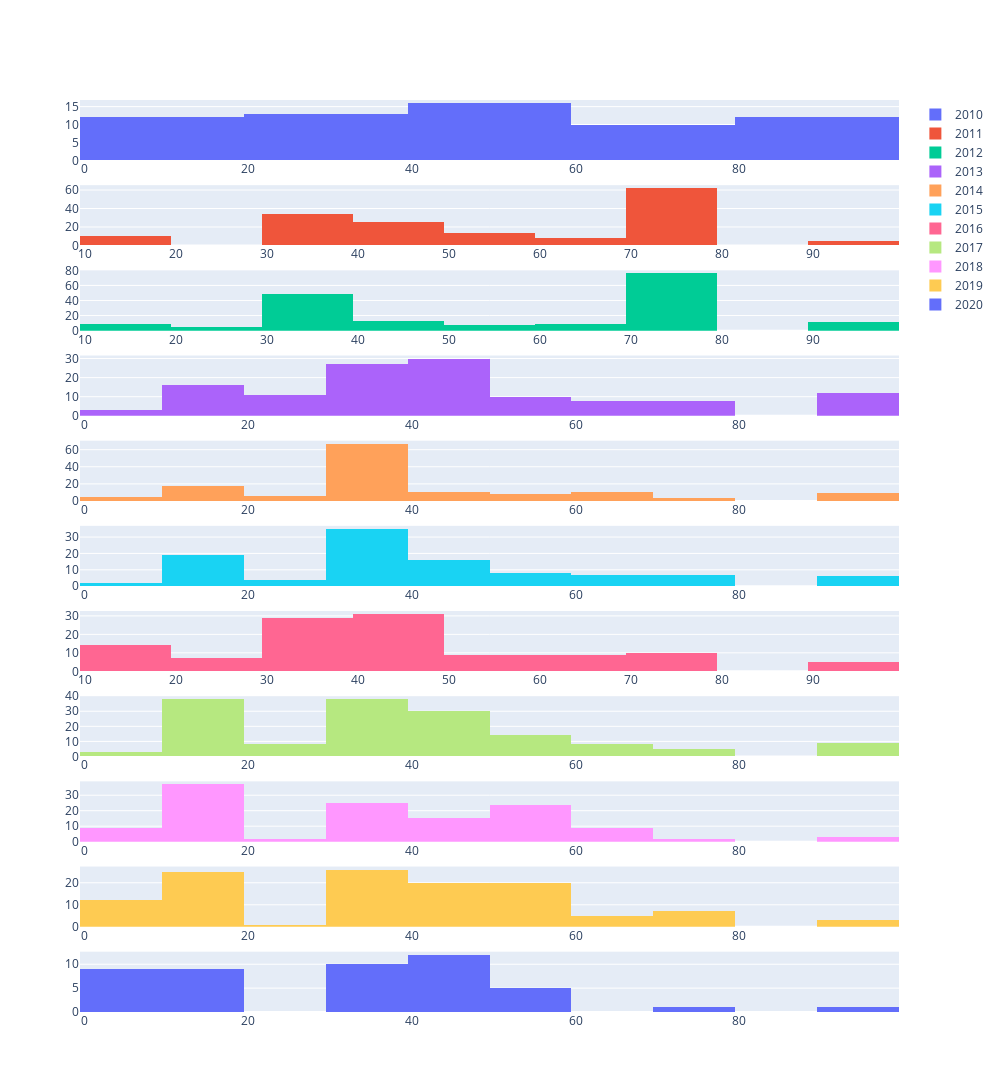

Notebook source saved alongside this figure:
### Code cell
row=1
fig=make_subplots(rows=11,cols=1,specs=[[{"type": "histogram"}],
                           [{"type": "histogram"}],
                           [{"type": "histogram"}],
                        [{"type": "histogram"}],
                           [{"type": "histogram"}],
                           [{"type": "histogram"}],
                           [{"type": "histogram"}],
                           [{"type": "histogram"}],
                           [{"type": "histogram"}],
                           [{"type": "histogram"}],
                            [{"type": "histogram"}],])

for year,group in df.groupby("YEAR"):
    fig.append_trace(go.Histogram(x=group["AGE"],name=year),row=row,col=1,)
    row+=1
fig.update_layout(height=2000,width=1000)
fig.show()

### Figure 1 — Plotly figure (JSON) as saved in the notebook; plotly's stock layout.template omitted (floating-point values rounded to 4 significant figures; data arrays with more than 128 entries replaced by an {"elided": "..."} marker saying what was removed)
{"data": [{"name": "2010", "type": "histogram", "x": [37, 64, 64, 16, 13, 13, 93, 93, 93, 93, 93, 93, 93, 93, 93, 93, 93, 93, 21, 21, 31, 31, 31, 52, 70, 31, 49, 49, 47, 47, 70, 11, 11, 11, 45, 36, 66, 66, 66, 66, 33, 33, 33, 33, 33, 51, 51, 51, 74, 72, 55, 43, 43, 43, 54, 12, 12, 12, 12, 15, 54, 54, 12], "xaxis": "x", "yaxis": "y"}, {"name": "2011", "type": "histogram", "x": {"elided": "157 int values"}, "xaxis": "x2", "yaxis": "y2"}, {"name": "2012", "type": "histogram", "x": {"elided": "180 int values"}, "xaxis": "x3", "yaxis": "y3"}, {"name": "2013", "type": "histogram", "x": [37, 50, 7, 23, 23, 23, 23, 23, 23, 64, 16, 13, 26, 93, 93, 93, 93, 93, 93, 93, 93, 93, 93, 93, 93, 21, 31, 31, 31, 31, 31, 31, 31, 31, 31, 31, 31, 49, 49, 49, 49, 49, 49, 49, 49, 49, 49, 49, 49, 39, 39, 25, 25, 25, 33, 70, 70, 70, 70, 46, 46, 46, 46, 46, 46, 36, 66, 66, 66, 66, 66, 66, 66, 33, 33, 33, 33, 33, 33, 33, 33, 33, 33, 33, 51, 51, 51, 51, 51, 51, 8, 8, 74, 72, 72, 72, 55, 47, 47, 47, 47, 47, 47, 47, 47, 47, 47, 47, 47, 54, 58, 12, 15, 15, 15, 15, 15, 15, 15, 15, 15, 12, 12, 12, 12], "xaxis": "x4", "yaxis": "y4"}, {"name": "2014", "type": "histogram", "x": {"elided": "136 int values"}, "xaxis": "x5", "yaxis": "y5"}, {"name": "2015", "type": "histogram", "x": [37, 37, 50, 50, 50, 23, 23, 23, 23, 14, 64, 64, 13, 73, 73, 93, 93, 93, 93, 93, 93, 44, 31, 31, 52, 49, 49, 39, 39, 39, 39, 39, 39, 39, 39, 47, 47, 47, 47, 70, 70, 17, 17, 11, 45, 45, 64, 36, 36, 36, 36, 36, 36, 36, 36, 36, 36, 66, 66, 66, 66, 33, 33, 33, 33, 33, 33, 33, 33, 33, 33, 33, 33, 51, 46, 46, 8, 8, 74, 72, 72, 55, 55, 55, 47, 47, 47, 47, 47, 12, 15, 15, 15, 15, 15, 15, 15, 15, 15, 15, 15, 15, 15, 35], "xaxis": "x6", "yaxis": "y6"}, {"name": "2016", "type": "histogram", "x": [37, 37, 37, 37, 50, 23, 23, 23, 23, 23, 23, 64, 13, 73, 73, 93, 93, 93, 93, 93, 21, 44, 31, 31, 31, 31, 31, 31, 31, 31, 31, 52, 70, 70, 70, 49, 39, 39, 39, 39, 39, 39, 39, 47, 47, 17, 17, 46, 46, 46, 46, 46, 46, 46, 46, 46, 45, 64, 36, 66, 66, 66, 66, 66, 66, 66, 33, 33, 33, 33, 33, 33, 33, 33, 46, 46, 46, 46, 46, 46, 46, 46, 46, 46, 46, 46, 74, 74, 74, 74, 72, 55, 47, 47, 47, 47, 47, 54, 54, 54, 54, 54, 15, 15, 15, 15, 15, 15, 15, 15, 15, 15, 15, 54], "xaxis": "x7", "yaxis": "y7"}, {"name": "2017", "type": "histogram", "x": {"elided": "153 int values"}, "xaxis": "x8", "yaxis": "y8"}, {"name": "2018", "type": "histogram", "x": [37, 37, 37, 37, 3, 3, 50, 14, 14, 64, 34, 34, 34, 16, 16, 16, 16, 16, 16, 16, 16, 16, 16, 16, 16, 16, 16, 16, 16, 16, 16, 93, 93, 93, 31, 3, 3, 3, 52, 52, 52, 52, 52, 52, 52, 52, 31, 31, 31, 39, 39, 39, 39, 39, 39, 39, 39, 39, 25, 47, 47, 47, 47, 33, 17, 17, 46, 46, 64, 36, 36, 66, 66, 66, 66, 66, 66, 66, 33, 4, 4, 46, 46, 8, 8, 74, 72, 55, 55, 55, 55, 55, 55, 55, 55, 55, 55, 55, 55, 55, 47, 47, 47, 47, 47, 47, 47, 58, 58, 12, 12, 15, 15, 15, 15, 15, 15, 15, 15, 15, 15, 15, 15, 35, 22, 12], "xaxis": "x9", "yaxis": "y9"}, {"name": "2019", "type": "histogram", "x": [37, 37, 37, 37, 37, 3, 50, 50, 61, 7, 7, 64, 16, 16, 16, 16, 16, 16, 16, 16, 16, 16, 16, 16, 16, 16, 16, 16, 16, 26, 93, 93, 93, 3, 3, 52, 70, 31, 49, 49, 49, 39, 39, 39, 39, 39, 39, 39, 39, 39, 39, 47, 47, 47, 47, 47, 47, 2, 3, 3, 3, 33, 33, 70, 70, 17, 46, 46, 11, 11, 11, 11, 36, 36, 36, 66, 66, 66, 33, 33, 33, 33, 33, 51, 4, 4, 46, 8, 74, 72, 72, 72, 55, 55, 55, 55, 55, 55, 55, 55, 55, 55, 55, 55, 55, 47, 47, 47, 47, 47, 47, 47, 47, 58, 58, 12, 15, 15, 54], "xaxis": "x10", "yaxis": "y10"}, {"name": "2020", "type": "histogram", "x": [37, 3, 3, 7, 14, 16, 16, 16, 16, 16, 16, 16, 93, 3, 52, 39, 39, 39, 47, 47, 47, 47, 47, 47, 47, 3, 3, 3, 70, 17, 46, 46, 46, 36, 36, 36, 36, 33, 33, 51, 46, 8, 8, 55, 55, 55, 47], "xaxis": "x11", "yaxis": "y11"}], "layout": {"height": 2000, "width": 1000, "xaxis": {"anchor": "y", "domain": [0, 1]}, "xaxis10": {"anchor": "y10", "domain": [0, 1]}, "xaxis11": {"anchor": "y11", "domain": [0, 1]}, "xaxis2": {"anchor": "y2", "domain": [0, 1]}, "xaxis3": {"anchor": "y3", "domain": [0, 1]}, "xaxis4": {"anchor": "y4", "domain": [0, 1]}, "xaxis5": {"anchor": "y5", "domain": [0, 1]}, "xaxis6": {"anchor": "y6", "domain": [0, 1]}, "xaxis7": {"anchor": "y7", "domain": [0, 1]}, "xaxis8": {"anchor": "y8", "domain": [0, 1]}, "xaxis9": {"anchor": "y9", "domain": [0, 1]}, "yaxis": {"anchor": "x", "domain": [0.9339, 1]}, "yaxis10": {"anchor": "x10", "domain": [0.09339, 0.1595]}, "yaxis11": {"anchor": "x11", "domain": [0, 0.06612]}, "yaxis2": {"anchor": "x2", "domain": [0.8405, 0.9066]}, "yaxis3": {"anchor": "x3", "domain": [0.7471, 0.8132]}, "yaxis4": {"anchor": "x4", "domain": [0.6537, 0.7198]}, "yaxis5": {"anchor": "x5", "domain": [0.5603, 0.6264]}, "yaxis6": {"anchor": "x6", "domain": [0.4669, 0.5331]}, "yaxis7": {"anchor": "x7", "domain": [0.3736, 0.4397]}, "yaxis8": {"anchor": "x8", "domain": [0.2802, 0.3463]}, "yaxis9": {"anchor": "x9", "domain": [0.1868, 0.2529]}}}
